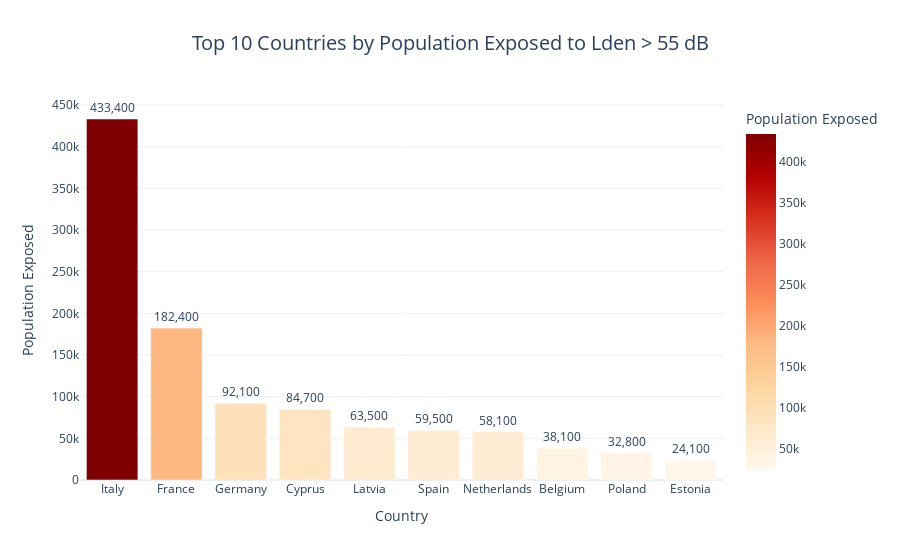

Notebook code for this chart:
### Markdown cell above
### Visualization 2: Absolute population exposed (Top 10 Countries)
“Here we see the actual number of people exposed. Even if a smaller share of the population is affected, large countries can still contribute millions of people to the total noise burden.”

### Code cell
df_country["Total_Lden"] = pd.to_numeric(df_country["Total_Lden"], errors="coerce")
df_top10 = df_country.sort_values("Total_Lden", ascending=False).head(10)

fig2 = px.bar(
    df_top10,
    x="Country",
    y="Total_Lden",
    text="Total_Lden",
    title="Top 10 Countries by Population Exposed to Lden > 55 dB",
    labels={"Total_Lden": "Population Exposed"},
    template="plotly_white",
    color="Total_Lden",
    color_continuous_scale="OrRd"
)
fig2.update_traces(texttemplate="%{text:,.0f}", textposition="outside")
fig2.update_layout(yaxis_title="Population Exposed", xaxis_title="Country", title_x=0.5, title_font=dict(size=20))
fig2.write_image("viz2_population_exposed.png", scale=3, width=2000, height=1200)

fig2.show()

### Figure 1 — Plotly figure (JSON) as saved in the notebook; plotly's stock layout.template omitted (floating-point values rounded to 4 significant figures)
{"data": [{"hovertemplate": "Country=%{x}<br>Population Exposed=%{marker.color}<extra></extra>", "legendgroup": "", "marker": {"color": [433400, 182400, 92100, 84700, 63500, 59500, 58100, 38100, 32800, 24100], "coloraxis": "coloraxis", "pattern": {"shape": ""}}, "name": "", "orientation": "v", "showlegend": false, "text": [433400.0, 182400.0, 92100.0, 84700.0, 63500.0, 59500.0, 58100.0, 38100.0, 32800.0, 24100.0], "textposition": "outside", "texttemplate": "%{text:,.0f}", "type": "bar", "x": ["Italy", "France", "Germany", "Cyprus", "Latvia", "Spain", "Netherlands", "Belgium", "Poland", "Estonia"], "xaxis": "x", "y": [433400, 182400, 92100, 84700, 63500, 59500, 58100, 38100, 32800, 24100], "yaxis": "y"}], "layout": {"autosize": true, "barmode": "relative", "coloraxis": {"colorbar": {"title": {"text": "Population Exposed"}}, "colorscale": [[0, "rgb(255,247,236)"], [0.125, "rgb(254,232,200)"], [0.25, "rgb(253,212,158)"], [0.375, "rgb(253,187,132)"], [0.5, "rgb(252,141,89)"], [0.625, "rgb(239,101,72)"], [0.75, "rgb(215,48,31)"], [0.875, "rgb(179,0,0)"], [1, "rgb(127,0,0)"]]}, "legend": {"tracegroupgap": 0}, "title": {"font": {"size": 20}, "text": "Top 10 Countries by Population Exposed to Lden > 55 dB", "x": 0.5}, "xaxis": {"anchor": "y", "autorange": true, "domain": [0, 1], "range": [-0.5, 9.5], "title": {"text": "Country"}, "type": "category"}, "yaxis": {"anchor": "x", "autorange": true, "domain": [0, 1], "range": [0, 456200.0], "title": {"text": "Population Exposed"}, "type": "linear"}}}
